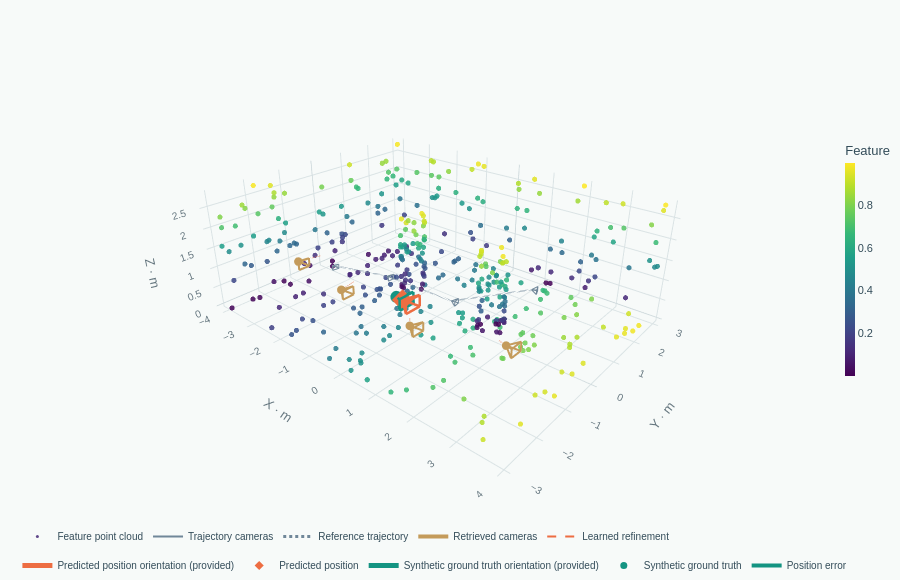

The cell this chart's notebook holds for it:
### Markdown cell above
## 5. Inspect the trained notebook model in 3D

This view uses the notebook's newly trained weights, not the API checkpoint.
Camera orientation is fixed synthetic input and is not predicted. If the optional
PyTorch3D point-cloud/transform components are installed, the same verified
PyTorch3D→Plotly adapter as the web demo is used; otherwise the backend is explicitly
reported as Plotly. See `docs/pytorch3d.md` for installation.

The interactive figure also exports to `generated/notebook_demo/scene.html` with
its JavaScript embedded. Open that file if your notebook viewer cannot display
Plotly output. GitHub may show only static notebook previews.

The room point cloud and reference trajectory are synthetic display context. They are separate from the notebook's generated observation recipes and are not model input. The displayed test prediction comes from this training run.

### Code cell
item = datasets["test"][0]
batch = next(iter(DataLoader([item], batch_size=1)))
with torch.inference_mode():
    output = model(**{key: batch[key] for key in INPUT_KEYS})
position = (output["p0"][0] * SCALE).tolist()
truth = (item["p0"] * SCALE).tolist()
candidates_m = (item["candidate_positions"] * SCALE).tolist()
weights = output["candidate_weights"][0].tolist()
quaternion = [0.5, 0.5, 0.5, 0.5]  # provided camera +Z points along world +X
result = {
    "position": position,
    "ground_truth": truth,
    "prediction": {
        "position": position,
        "quaternion": quaternion,
        "orientation_source": "provided synthetic camera pose; not predicted",
    },
    "truth": {"position": truth, "quaternion": quaternion},
    "candidate_positions": candidates_m,
    "candidate_weights": weights,
    "candidate_refined_positions": (output["candidate_refined_positions"][0] * SCALE).tolist(),
    "candidates": [
        {
            "id": spec["candidates"][int(index)]["id"],
            "position": point,
            "quaternion": quaternion,
            "score": sum(weight) / 3,
        }
        for index, point, weight in zip(item["candidate_indices"], candidates_m, weights)
    ],
}
try:
    from pytorch3d.structures import Pointclouds  # noqa: F401
    from pytorch3d.transforms import quaternion_to_matrix  # noqa: F401

    backend = "pytorch3d"
except (ImportError, OSError):
    backend = "plotly"
scene_figure = build_figure(load_scene(), result, color_mode="feature", backend=backend)
scene_figure.write_html(OUTPUT / "scene.html", include_plotlyjs=True, auto_open=False)
print(f"Visualization backend: {backend}; exported generated/notebook_demo/scene.html")
scene_figure.show(renderer="plotly_mimetype")

### Figure 1 — Plotly figure (JSON) as saved in the notebook; plotly's stock layout.template omitted (floating-point values rounded to 4 significant figures; data arrays with more than 128 entries replaced by an {"elided": "..."} marker saying what was removed)
{"data": [{"customdata": {"elided": "410 float values"}, "hovertemplate": "x %{x:.2f} · y %{y:.2f} · z %{z:.2f} m<br>feature %{customdata:.3f}<extra>synthetic point</extra>", "marker": {"color": {"elided": "410 str values"}, "opacity": 0.86, "size": 3}, "mode": "markers", "name": "Feature point cloud", "type": "scatter3d", "x": {"elided": "410 float values"}, "y": {"elided": "410 float values"}, "z": {"elided": "410 float values"}}, {"hoverinfo": "skip", "marker": {"color": [0.002, 0.9988], "colorbar": {"len": 0.5, "thickness": 10, "title": {"text": "Feature"}, "x": 0.96}, "colorscale": [[0.0, "#440154"], [0.1111, "#482878"], [0.2222, "#3e4989"], [0.3333, "#31688e"], [0.4444, "#26828e"], [0.5556, "#1f9e89"], [0.6667, "#35b779"], [0.7778, "#6ece58"], [0.8889, "#b5de2b"], [1.0, "#fde725"]], "showscale": true}, "mode": "markers", "name": "Feature scale", "showlegend": false, "type": "scatter3d", "x": [null, null], "y": [null, null], "z": [null, null]}, {"hoverinfo": "skip", "legendgroup": "Trajectory cameras", "line": {"color": "#708799", "width": 2}, "mode": "lines", "name": "Trajectory cameras", "type": "scatter3d", "x": [-2.2, -2.099, null, -2.2, -2.066, null, -2.2, -2.066, null, -2.2, -2.099, null, -2.099, -2.066, null, -2.066, -2.066, null, -2.066, -2.099, null, -2.099, -2.099, null, -0.7, -0.58, null, -0.7, -0.58, null, -0.7, -0.58, null, -0.7, -0.58, null, -0.58, -0.58, null, -0.58, -0.58, null, -0.58, -0.58, null, -0.58, -0.58, null, 1.0, 1.134, null, 1.0, 1.101, null, 1.0, 1.101, null, 1.0, 1.134, null, 1.134, 1.101, null, 1.101, 1.101, null, 1.101, 1.134, null, 1.134, 1.134, null, 2.2, 2.343, null, 2.2, 2.278, null, 2.2, 2.278, null, 2.2, 2.343, null, 2.343, 2.278, null, 2.278, 2.278, null, 2.278, 2.343, null, 2.343, 2.343, null], "y": [-1.2, -1.306, null, -1.2, -1.142, null, -1.2, -1.142, null, -1.2, -1.306, null, -1.306, -1.142, null, -1.142, -1.142, null, -1.142, -1.306, null, -1.306, -1.306, null, -0.9, -0.984, null, -0.9, -0.816, null, -0.9, -0.816, null, -0.9, -0.984, null, -0.984, -0.816, null, -0.816, -0.816, null, -0.816, -0.984, null, -0.984, -0.984, null, -0.7, -0.7585, null, -0.7, -0.5938, null, -0.7, -0.5938, null, -0.7, -0.7585, null, -0.7585, -0.5938, null, -0.5938, -0.5938, null, -0.5938, -0.7585, null, -0.7585, -0.7585, null, 0.5, 0.4694, null, 0.5, 0.6241, null, 0.5, 0.6241, null, 0.5, 0.4694, null, 0.4694, 0.6241, null, 0.6241, 0.6241, null, 0.6241, 0.4694, null, 0.4694, 0.4694, null], "z": [1.0, 0.946, null, 1.0, 0.946, null, 1.0, 1.054, null, 1.0, 1.054, null, 0.946, 0.946, null, 0.946, 1.054, null, 1.054, 1.054, null, 1.054, 0.946, null, 1.1, 1.046, null, 1.1, 1.046, null, 1.1, 1.154, null, 1.1, 1.154, null, 1.046, 1.046, null, 1.046, 1.154, null, 1.154, 1.154, null, 1.154, 1.046, null, 1.0, 0.946, null, 1.0, 0.946, null, 1.0, 1.054, null, 1.0, 1.054, null, 0.946, 0.946, null, 0.946, 1.054, null, 1.054, 1.054, null, 1.054, 0.946, null, 1.2, 1.146, null, 1.2, 1.146, null, 1.2, 1.254, null, 1.2, 1.254, null, 1.146, 1.146, null, 1.146, 1.254, null, 1.254, 1.254, null, 1.254, 1.146, null]}, {"hoverinfo": "skip", "line": {"color": "#708799", "dash": "dot", "width": 3}, "mode": "lines", "name": "Reference trajectory", "type": "scatter3d", "x": [-2.2, -0.7, 1.0, 2.2], "y": [-1.2, -0.9, -0.7, 0.5], "z": [1.0, 1.1, 1.0, 1.2]}, {"hoverinfo": "skip", "legendgroup": "Retrieved cameras", "line": {"color": "#c49b5b", "width": 4}, "mode": "lines", "name": "Retrieved cameras", "type": "scatter3d", "x": [1.0, 1.22, null, 1.0, 1.22, null, 1.0, 1.22, null, 1.0, 1.22, null, 1.22, 1.22, null, 1.22, 1.22, null, 1.22, 1.22, null, 1.22, 1.22, null, -1.0, -0.78, null, -1.0, -0.78, null, -1.0, -0.78, null, -1.0, -0.78, null, -0.78, -0.78, null, -0.78, -0.78, null, -0.78, -0.78, null, -0.78, -0.78, null, 3.0, 3.22, null, 3.0, 3.22, null, 3.0, 3.22, null, 3.0, 3.22, null, 3.22, 3.22, null, 3.22, 3.22, null, 3.22, 3.22, null, 3.22, 3.22, null, -3.0, -2.78, null, -3.0, -2.78, null, -3.0, -2.78, null, -3.0, -2.78, null, -2.78, -2.78, null, -2.78, -2.78, null, -2.78, -2.78, null, -2.78, -2.78, null], "y": [-2.0, -2.154, null, -2.0, -1.846, null, -2.0, -1.846, null, -2.0, -2.154, null, -2.154, -1.846, null, -1.846, -1.846, null, -1.846, -2.154, null, -2.154, -2.154, null, -2.0, -2.154, null, -2.0, -1.846, null, -2.0, -1.846, null, -2.0, -2.154, null, -2.154, -1.846, null, -1.846, -1.846, null, -1.846, -2.154, null, -2.154, -2.154, null, -1.6, -1.754, null, -1.6, -1.446, null, -1.6, -1.446, null, -1.6, -1.754, null, -1.754, -1.446, null, -1.446, -1.446, null, -1.446, -1.754, null, -1.754, -1.754, null, -1.6, -1.754, null, -1.6, -1.446, null, -1.6, -1.446, null, -1.6, -1.754, null, -1.754, -1.446, null, -1.446, -1.446, null, -1.446, -1.754, null, -1.754, -1.754, null], "z": [1.0, 0.901, null, 1.0, 0.901, null, 1.0, 1.099, null, 1.0, 1.099, null, 0.901, 0.901, null, 0.901, 1.099, null, 1.099, 1.099, null, 1.099, 0.901, null, 1.1, 1.001, null, 1.1, 1.001, null, 1.1, 1.199, null, 1.1, 1.199, null, 1.001, 1.001, null, 1.001, 1.199, null, 1.199, 1.199, null, 1.199, 1.001, null, 1.2, 1.101, null, 1.2, 1.101, null, 1.2, 1.299, null, 1.2, 1.299, null, 1.101, 1.101, null, 1.101, 1.299, null, 1.299, 1.299, null, 1.299, 1.101, null, 1.0, 0.901, null, 1.0, 0.901, null, 1.0, 1.099, null, 1.0, 1.099, null, 0.901, 0.901, null, 0.901, 1.099, null, 1.099, 1.099, null, 1.099, 0.901, null]}, {"hovertemplate": "%{text}<extra></extra>", "marker": {"color": "#c49b5b", "size": 5}, "mode": "markers", "name": "Top-K candidates", "showlegend": false, "text": ["Candidate anchor-03<br>axis weights 0.286, 0.209, 0.242", "Candidate anchor-02<br>axis weights 0.236, 0.285, 0.258", "Candidate anchor-04<br>axis weights 0.293, 0.160, 0.235", "Candidate anchor-01<br>axis weights 0.186, 0.346, 0.265"], "type": "scatter3d", "x": [1.0, -1.0, 3.0, -3.0], "y": [-2.0, -2.0, -1.6, -1.6], "z": [1.0, 1.1, 1.2, 1.0]}, {"hoverinfo": "skip", "line": {"color": "#ed6d42", "dash": "dash", "width": 2}, "mode": "lines", "name": "Learned refinement", "type": "scatter3d", "x": [1.0, 0.7929, null, -1.0, -0.9718, null, 3.0, 2.766, null, -3.0, -2.657, null], "y": [-2.0, -1.775, null, -2.0, -1.653, null, -1.6, -1.494, null, -1.6, -1.162, null], "z": [1.0, 1.012, null, 1.1, 1.165, null, 1.2, 1.155, null, 1.0, 1.109, null]}, {"hoverinfo": "skip", "legendgroup": "Predicted position orientation (provided)", "line": {"color": "#ed6d42", "width": 5}, "mode": "lines", "name": "Predicted position orientation (provided)", "type": "scatter3d", "x": [0.3141, 0.6141, null, 0.3141, 0.6141, null, 0.3141, 0.6141, null, 0.3141, 0.6141, null, 0.6141, 0.6141, null, 0.6141, 0.6141, null, 0.6141, 0.6141, null, 0.6141, 0.6141, null], "y": [-1.483, -1.693, null, -1.483, -1.273, null, -1.483, -1.273, null, -1.483, -1.693, null, -1.693, -1.273, null, -1.273, -1.273, null, -1.273, -1.693, null, -1.693, -1.693, null], "z": [1.111, 0.9759, null, 1.111, 0.9759, null, 1.111, 1.246, null, 1.111, 1.246, null, 0.9759, 0.9759, null, 0.9759, 1.246, null, 1.246, 1.246, null, 1.246, 0.9759, null]}, {"hovertemplate": "Predicted position<br>(%{x:.3f}, %{y:.3f}, %{z:.3f}) m<extra></extra>", "marker": {"color": "#ed6d42", "size": 7, "symbol": "diamond"}, "mode": "markers", "name": "Predicted position", "type": "scatter3d", "x": [0.3141], "y": [-1.483], "z": [1.111]}, {"hoverinfo": "skip", "legendgroup": "Synthetic ground truth orientation (provided)", "line": {"color": "#149482", "width": 5}, "mode": "lines", "name": "Synthetic ground truth orientation (provided)", "type": "scatter3d", "x": [0.09849, 0.3985, null, 0.09849, 0.3985, null, 0.09849, 0.3985, null, 0.09849, 0.3985, null, 0.3985, 0.3985, null, 0.3985, 0.3985, null, 0.3985, 0.3985, null, 0.3985, 0.3985, null], "y": [-1.439, -1.649, null, -1.439, -1.229, null, -1.439, -1.229, null, -1.439, -1.649, null, -1.649, -1.229, null, -1.229, -1.229, null, -1.229, -1.649, null, -1.649, -1.649, null], "z": [1.089, 0.9535, null, 1.089, 0.9535, null, 1.089, 1.224, null, 1.089, 1.224, null, 0.9535, 0.9535, null, 0.9535, 1.224, null, 1.224, 1.224, null, 1.224, 0.9535, null]}, {"hovertemplate": "Synthetic ground truth<br>(%{x:.3f}, %{y:.3f}, %{z:.3f}) m<extra></extra>", "marker": {"color": "#149482", "size": 7, "symbol": "circle"}, "mode": "markers", "name": "Synthetic ground truth", "type": "scatter3d", "x": [0.09849], "y": [-1.439], "z": [1.089]}, {"hoverinfo": "skip", "line": {"color": "#149482", "width": 4}, "mode": "lines", "name": "Position error", "type": "scatter3d", "x": [0.3141, 0.09849], "y": [-1.483, -1.439], "z": [1.111, 1.089]}], "layout": {"font": {"color": "#334c59", "family": "Arial, sans-serif", "size": 11}, "height": 580, "legend": {"font": {"size": 10}, "orientation": "h", "x": 0.02, "y": -0.02, "yanchor": "top"}, "margin": {"b": 0, "l": 0, "r": 0, "t": 6}, "meta": {"backend": "pytorch3d", "quaternion_order": "xyzw", "synthetic": true}, "paper_bgcolor": "#f7faf9", "plot_bgcolor": "#f7faf9", "scene": {"aspectmode": "data", "bgcolor": "#f7faf9", "camera": {"eye": {"x": 1.5, "y": -1.75, "z": 1.1}, "up": {"x": 0, "y": 0, "z": 1}}, "xaxis": {"autorange": true, "backgroundcolor": "#f7faf9", "color": "#667780", "gridcolor": "#dae3e5", "showbackground": true, "title": {"text": "X · m"}, "zerolinecolor": "#c4d0d4"}, "yaxis": {"autorange": true, "backgroundcolor": "#f7faf9", "color": "#667780", "gridcolor": "#dae3e5", "showbackground": true, "title": {"text": "Y · m"}, "zerolinecolor": "#c4d0d4"}, "zaxis": {"autorange": true, "backgroundcolor": "#f7faf9", "color": "#667780", "gridcolor": "#dae3e5", "showbackground": true, "title": {"text": "Z · m"}, "zerolinecolor": "#c4d0d4"}}, "title": {}, "uirevision": "synthetic-room"}}
